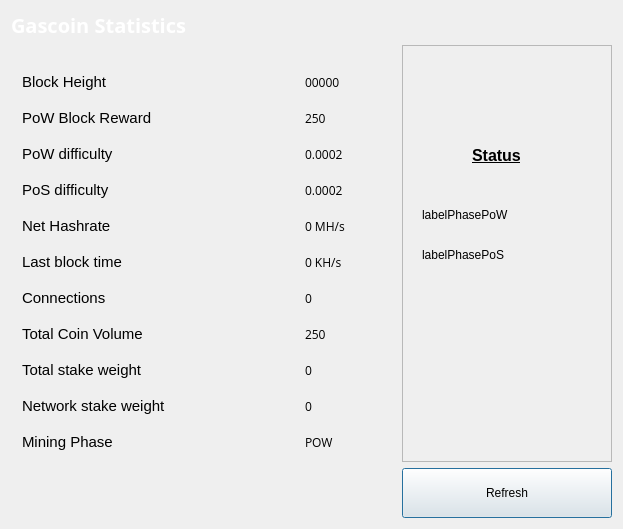
<?xml version="1.0" encoding="UTF-8"?>
<ui version="4.0">
 <class>StatisticsPage</class>
 <widget class="QWidget" name="StatisticsPage">
  <property name="windowModality">
   <enum>Qt::NonModal</enum>
  </property>
  <property name="geometry">
   <rect>
    <x>0</x>
    <y>0</y>
    <width>623</width>
    <height>529</height>
   </rect>
  </property>
  <property name="windowTitle">
   <string>Digging</string>
  </property>
  <property name="styleSheet">
   <string notr="true">QProgressBar {
        background-color: #333333;
        border-radius: 6px;
        text-align: center;
        color: white;
}

QProgressBar::chunk {
        background: QLinearGradient(x1: 0, y1: 0, x2: 1, y2: 0, stop: 0 #e86941, stop: 1 #e8694f);
        border-radius: 6px; margin: 0px;
}

QScrollArea {
        border-radius: 6px;
        border-width: 0;
        border-style: none;
        padding: 8px;
        background-color: #111;
        color: white;
}

QFormLayout {
        border-radius: 6px;
        border-width: 0;
        border-style: none;
        padding: 8px;
        background-color: #111;
        color: white;
}

QSpinBox {
        border-radius: 4px;
        border-width: 0;
        border-style: none;
        padding: 8px;
        background-color: #111;
        color: white;
}

QCheckBox {
        border-radius: 4px;
        border-width: 0;
        border-style: none;
        padding: 8px;
        background-color: #111;
        color: white;
}
QVBoxLayout {
        border-radius: 6px;
        border-width: 0;
        border-style: none;
        padding: 8px;
        background-color: #111;
        color: white;
}

QDialog, QMainWindow, QFrame {
	color: white;
        background-color: #111;
	border: none;
        border-radius: 6px;
}


QMenu {
	background-color: #333333; color: white;
}

QLabel {
	background-color: transparent;
}

QCheckBox {
    color: white;
}

QFrame#central { background-color: #333333; border: none }
QFrame#frame, QFrame#frame_2, QFrame#frame_3 {
	background-color: #111;
	border-style: plain;
	border-width: 2px;
	border-radius: 6px;
	border-color: #111;
	min-width: 10em;
	padding: 6px;
}
QLabel[openExternalLinks=true], QHeaderView { color: #aaaaaa }
QLabel[openExternalLinks=false] { color: white; font-weight: normal }
QPushButton, QToolButton {
	border: 4px solid #111;
	border-radius: 12px;
	background-color: #111;
	color: white;
	padding: 6px;
	margin: 6px;
}
QPushButton:pressed, QToolButton:checked {
	color: #e86941;
}
QPushButton:pressed, QToolButton:pressed {
	border-color: #e86941;
	color: #aaaaaa;
}
QPushButton:disabled, QToolButton:disabled {
	color: #444;
	background-color: #222;
}


#scrollAreaWidgetContents QToolButton {
	border-radius: 8px;
	border-width: 0px;
}

/* the background-color is overridden to transparent for mac os x 
   due to the entire toolbar area not being drawable in a regular
   QMainWindow
*/
QToolBar { background: #333333; border: 0px solid black; padding: 3px; }

QToolBar::handle { image: url(handle.png); }
QStatusBar { background: #333333; }
QMenuBar { background: #333333; }
QMenuBar::item { background: #333333; color: white; }

#scrollAreaWidgetContents { background: #222 }
#scrollAreaWidgetContents &gt; QFrame { background-color: #222; border-width: 0px; border-style: none; }

QLineEdit {
	border-radius: 6px;
	border-width: 2px;
	border-color: #222;
	padding: 8px;
	background-color: #111;
	color: white;
}

QComboBox {
	border-radius: 6px;
	border-width: 0;
	border-style: none;
	padding: 8px;
	background-color: #111;
	color: white;
}

QComboBox::drop-down {
	border-width: 0;
	border-style: none;
	background-color: #111;
	color: white;
}

QTableView {
	background: #111;
	color: white;
	border-style: none;
	selection-background-color: #aaaaaa;
    alternate-background-color: #222;
	selection-color: #111;
	border: 0px solid black;
}

QHeaderView { color: #aaaaaa; background-color: #111; background-image: none; }
QHeaderView::section { color: #aaaaaa; background-color: #222; }
QHeaderView::section:checked { background-color: #111; }

QTabWidget {
	background: #111;
}

 QTabWidget::pane {
     border-top: 2px solid #111;
     border: 4px solid #111;
     border-bottom-left-radius: 8px;
     border-bottom-right-radius: 8px;
     border-top-right-radius: 8px;
	background: #111;
 }

 QTabWidget::tab-bar {
     left: 5px; /* move to the right by 5px */
 }

 /* Style the tab using the tab sub-control. Note that
     it reads QTabBar _not_ QTabWidget */
 QTabBar::tab {
     background: #111;
     border: 4px solid #222;
     border-bottom-color: #111; /* same as the pane color */
     border-top-left-radius: 4px;
     border-top-right-radius: 4px;
     min-width: 8ex;
     padding: 4px;
     color: #888;
 }

 QTabBar::tab:selected, QTabBar::tab:hover {
     color: #aaaaaa
 }

 QTabBar::tab:selected {
     border-color: #111; /* same as pane color */
     border-top-color: #aaaaaa;
 }

 QTabBar::tab:!selected {
     margin-top: 2px; /* make non-selected tabs look smaller */
 }

 /* make use of negative margins for overlapping tabs */
 QTabBar::tab:selected {
     /* expand/overlap to the left and right by 4px */
     margin-left: -4px;
     margin-right: -4px;
 }

 QTabBar::tab:first:selected {
     margin-left: 0; /* the first selected tab has nothing to overlap with on the left */
 }

 QTabBar::tab:last:selected {
     margin-right: 0; /* the last selected tab has nothing to overlap with on the right */
 }

 QTabBar::tab:only-one {
     margin: 0; /* if there is only one tab, we don't want overlapping margins */
 }


</string>
  </property>
  <layout class="QGridLayout" name="gridLayout">
   <property name="sizeConstraint">
    <enum>QLayout::SetMaximumSize</enum>
   </property>
   <item row="2" column="1">
    <widget class="QPushButton" name="startButton">
     <property name="sizePolicy">
      <sizepolicy hsizetype="Fixed" vsizetype="Preferred">
       <horstretch>0</horstretch>
       <verstretch>0</verstretch>
      </sizepolicy>
     </property>
     <property name="minimumSize">
      <size>
       <width>210</width>
       <height>50</height>
      </size>
     </property>
     <property name="styleSheet">
      <string notr="true"/>
     </property>
     <property name="text">
      <string>Refresh</string>
     </property>
     <property name="default">
      <bool>true</bool>
     </property>
    </widget>
   </item>
   <item row="0" column="0">
    <widget class="QLabel" name="label_5">
     <property name="font">
      <font>
       <family>Open Sans,sans-serif</family>
      </font>
     </property>
     <property name="text">
      <string>&lt;html&gt;&lt;head/&gt;&lt;body&gt;&lt;p&gt;&lt;span style=&quot; font-size:20px; font-weight:600; color:#ffffff;&quot;&gt;Gascoin Statistics&lt;/span&gt;&lt;/p&gt;&lt;/body&gt;&lt;/html&gt;</string>
     </property>
    </widget>
   </item>
   <item row="2" column="0">
    <spacer name="verticalSpacer">
     <property name="orientation">
      <enum>Qt::Vertical</enum>
     </property>
     <property name="sizeHint" stdset="0">
      <size>
       <width>20</width>
       <height>40</height>
      </size>
     </property>
    </spacer>
   </item>
   <item row="1" column="1">
    <widget class="QFrame" name="frame">
     <property name="minimumSize">
      <size>
       <width>146</width>
       <height>0</height>
      </size>
     </property>
     <property name="frameShape">
      <enum>QFrame::StyledPanel</enum>
     </property>
     <property name="frameShadow">
      <enum>QFrame::Raised</enum>
     </property>
     <widget class="QLabel" name="label">
      <property name="geometry">
       <rect>
        <x>70</x>
        <y>70</y>
        <width>71</width>
        <height>81</height>
       </rect>
      </property>
      <property name="text">
       <string>&lt;html&gt;&lt;head/&gt;&lt;body&gt;&lt;p&gt;&lt;span style=&quot; font-size:12pt; font-weight:600; text-decoration: underline;&quot;&gt;Status&lt;/span&gt;&lt;/p&gt;&lt;/body&gt;&lt;/html&gt;</string>
      </property>
     </widget>
     <widget class="QLabel" name="labelPhasePoW">
      <property name="geometry">
       <rect>
        <x>20</x>
        <y>160</y>
        <width>181</width>
        <height>20</height>
       </rect>
      </property>
      <property name="text">
       <string>labelPhasePoW</string>
      </property>
     </widget>
     <widget class="QLabel" name="labelPhasePoS">
      <property name="geometry">
       <rect>
        <x>20</x>
        <y>200</y>
        <width>181</width>
        <height>20</height>
       </rect>
      </property>
      <property name="text">
       <string>labelPhasePoS</string>
      </property>
     </widget>
    </widget>
   </item>
   <item row="1" column="0">
    <widget class="QFrame" name="gridFrame_2">
     <property name="styleSheet">
      <string notr="true"/>
     </property>
     <layout class="QGridLayout" name="gridLayout_4">
      <item row="2" column="0">
       <layout class="QFormLayout" name="formLayout_2">
        <property name="fieldGrowthPolicy">
         <enum>QFormLayout::FieldsStayAtSizeHint</enum>
        </property>
        <property name="horizontalSpacing">
         <number>139</number>
        </property>
        <property name="verticalSpacing">
         <number>18</number>
        </property>
        <property name="rightMargin">
         <number>0</number>
        </property>
        <item row="1" column="0">
         <widget class="QLabel" name="label_14">
          <property name="text">
           <string>&lt;html&gt;&lt;head/&gt;&lt;body&gt;&lt;p&gt;&lt;span style=&quot; font-size:11pt;&quot;&gt;Block Height&lt;/span&gt;&lt;/p&gt;&lt;/body&gt;&lt;/html&gt;</string>
          </property>
         </widget>
        </item>
        <item row="1" column="1">
         <widget class="QLabel" name="heightBox">
          <property name="font">
           <font>
            <family>Open Sans,sans-serif</family>
            <pointsize>9</pointsize>
           </font>
          </property>
          <property name="text">
           <string>00000</string>
          </property>
         </widget>
        </item>
        <item row="2" column="0">
         <widget class="QLabel" name="label_12">
          <property name="text">
           <string>&lt;html&gt;&lt;head/&gt;&lt;body&gt;&lt;p&gt;&lt;span style=&quot; font-size:11pt;&quot;&gt;PoW Block Reward&lt;/span&gt;&lt;/p&gt;&lt;/body&gt;&lt;/html&gt;</string>
          </property>
         </widget>
        </item>
        <item row="2" column="1">
         <widget class="QLabel" name="rewardBox">
          <property name="font">
           <font>
            <family>Open Sans,sans-serif</family>
            <pointsize>9</pointsize>
           </font>
          </property>
          <property name="text">
           <string>250</string>
          </property>
         </widget>
        </item>
        <item row="3" column="0">
         <widget class="QLabel" name="label_13">
          <property name="text">
           <string>&lt;html&gt;&lt;head/&gt;&lt;body&gt;&lt;p&gt;&lt;span style=&quot; font-size:11pt;&quot;&gt;PoW difficulty&lt;/span&gt;&lt;/p&gt;&lt;/body&gt;&lt;/html&gt;</string>
          </property>
         </widget>
        </item>
        <item row="3" column="1">
         <widget class="QLabel" name="diffBox">
          <property name="font">
           <font>
            <family>Open Sans,sans-serif</family>
            <pointsize>9</pointsize>
           </font>
          </property>
          <property name="text">
           <string>0.0002</string>
          </property>
         </widget>
        </item>
        <item row="4" column="0">
         <widget class="QLabel" name="label_9">
          <property name="text">
           <string>&lt;html&gt;&lt;head/&gt;&lt;body&gt;&lt;p&gt;&lt;span style=&quot; font-size:11pt;&quot;&gt;PoS difficulty&lt;/span&gt;&lt;/p&gt;&lt;/body&gt;&lt;/html&gt;</string>
          </property>
         </widget>
        </item>
        <item row="4" column="1">
         <widget class="QLabel" name="diffBox2">
          <property name="font">
           <font>
            <family>Open Sans,sans-serif</family>
            <pointsize>9</pointsize>
           </font>
          </property>
          <property name="text">
           <string>0.0002</string>
          </property>
         </widget>
        </item>
        <item row="5" column="1">
         <widget class="QLabel" name="pawrateBox">
          <property name="font">
           <font>
            <family>Open Sans,sans-serif</family>
            <pointsize>9</pointsize>
           </font>
          </property>
          <property name="text">
           <string>0 MH/s</string>
          </property>
         </widget>
        </item>
        <item row="6" column="0">
         <widget class="QLabel" name="label3_2">
          <property name="sizePolicy">
           <sizepolicy hsizetype="Preferred" vsizetype="Maximum">
            <horstretch>0</horstretch>
            <verstretch>0</verstretch>
           </sizepolicy>
          </property>
          <property name="text">
           <string>&lt;html&gt;&lt;head/&gt;&lt;body&gt;&lt;p&gt;&lt;span style=&quot; font-size:11pt;&quot;&gt;Last block time&lt;/span&gt;&lt;/p&gt;&lt;/body&gt;&lt;/html&gt;</string>
          </property>
         </widget>
        </item>
        <item row="6" column="1">
         <widget class="QLabel" name="localBox">
          <property name="font">
           <font>
            <family>Open Sans,sans-serif</family>
            <pointsize>9</pointsize>
           </font>
          </property>
          <property name="text">
           <string>0 KH/s</string>
          </property>
         </widget>
        </item>
        <item row="7" column="0">
         <widget class="QLabel" name="label1_2">
          <property name="text">
           <string>&lt;html&gt;&lt;head/&gt;&lt;body&gt;&lt;p&gt;&lt;span style=&quot; font-size:11pt;&quot;&gt;Connections&lt;/span&gt;&lt;/p&gt;&lt;/body&gt;&lt;/html&gt;</string>
          </property>
         </widget>
        </item>
        <item row="7" column="1">
         <widget class="QLabel" name="connectionBox">
          <property name="font">
           <font>
            <family>Open Sans,sans-serif</family>
            <pointsize>9</pointsize>
           </font>
          </property>
          <property name="text">
           <string>0</string>
          </property>
         </widget>
        </item>
        <item row="8" column="0">
         <widget class="QLabel" name="label_8">
          <property name="text">
           <string>&lt;html&gt;&lt;head/&gt;&lt;body&gt;&lt;p&gt;&lt;span style=&quot; font-size:11pt;&quot;&gt;Total Coin Volume&lt;/span&gt;&lt;/p&gt;&lt;/body&gt;&lt;/html&gt;</string>
          </property>
         </widget>
        </item>
        <item row="8" column="1">
         <widget class="QLabel" name="volumeBox">
          <property name="font">
           <font>
            <family>Open Sans,sans-serif</family>
            <pointsize>9</pointsize>
           </font>
          </property>
          <property name="text">
           <string>250</string>
          </property>
         </widget>
        </item>
        <item row="9" column="0">
         <widget class="QLabel" name="label_10">
          <property name="text">
           <string>&lt;html&gt;&lt;head/&gt;&lt;body&gt;&lt;p&gt;&lt;span style=&quot; font-size:11pt;&quot;&gt;Total stake weight&lt;/span&gt;&lt;/p&gt;&lt;/body&gt;&lt;/html&gt;</string>
          </property>
         </widget>
        </item>
        <item row="9" column="1">
         <widget class="QLabel" name="minBox">
          <property name="font">
           <font>
            <family>Open Sans,sans-serif</family>
            <pointsize>9</pointsize>
           </font>
          </property>
          <property name="text">
           <string>0</string>
          </property>
         </widget>
        </item>
        <item row="10" column="0">
         <widget class="QLabel" name="label_11">
          <property name="text">
           <string>&lt;html&gt;&lt;head/&gt;&lt;body&gt;&lt;p&gt;&lt;span style=&quot; font-size:11pt;&quot;&gt;Network stake weight&lt;/span&gt;&lt;/p&gt;&lt;/body&gt;&lt;/html&gt;</string>
          </property>
         </widget>
        </item>
        <item row="10" column="1">
         <widget class="QLabel" name="maxBox">
          <property name="font">
           <font>
            <family>Open Sans,sans-serif</family>
            <pointsize>9</pointsize>
           </font>
          </property>
          <property name="text">
           <string>0</string>
          </property>
         </widget>
        </item>
        <item row="11" column="0">
         <widget class="QLabel" name="label_15">
          <property name="text">
           <string>&lt;html&gt;&lt;head/&gt;&lt;body&gt;&lt;p&gt;&lt;span style=&quot; font-size:11pt;&quot;&gt;Mining Phase&lt;/span&gt;&lt;/p&gt;&lt;/body&gt;&lt;/html&gt;</string>
          </property>
         </widget>
        </item>
        <item row="11" column="1">
         <widget class="QLabel" name="cBox">
          <property name="font">
           <font>
            <family>Open Sans,sans-serif</family>
            <pointsize>9</pointsize>
           </font>
          </property>
          <property name="text">
           <string>POW</string>
          </property>
         </widget>
        </item>
        <item row="5" column="0">
         <widget class="QLabel" name="label_16">
          <property name="text">
           <string>&lt;html&gt;&lt;head/&gt;&lt;body&gt;&lt;p&gt;&lt;span style=&quot; font-size:11pt;&quot;&gt;Net Hashrate&lt;/span&gt;&lt;/p&gt;&lt;/body&gt;&lt;/html&gt;</string>
          </property>
         </widget>
        </item>
       </layout>
      </item>
      <item row="1" column="0">
       <spacer name="verticalSpacer_2">
        <property name="orientation">
         <enum>Qt::Vertical</enum>
        </property>
        <property name="sizeHint" stdset="0">
         <size>
          <width>20</width>
          <height>40</height>
         </size>
        </property>
       </spacer>
      </item>
     </layout>
    </widget>
   </item>
  </layout>
 </widget>
 <layoutdefault spacing="6" margin="11"/>
 <resources/>
 <connections/>
</ui>
